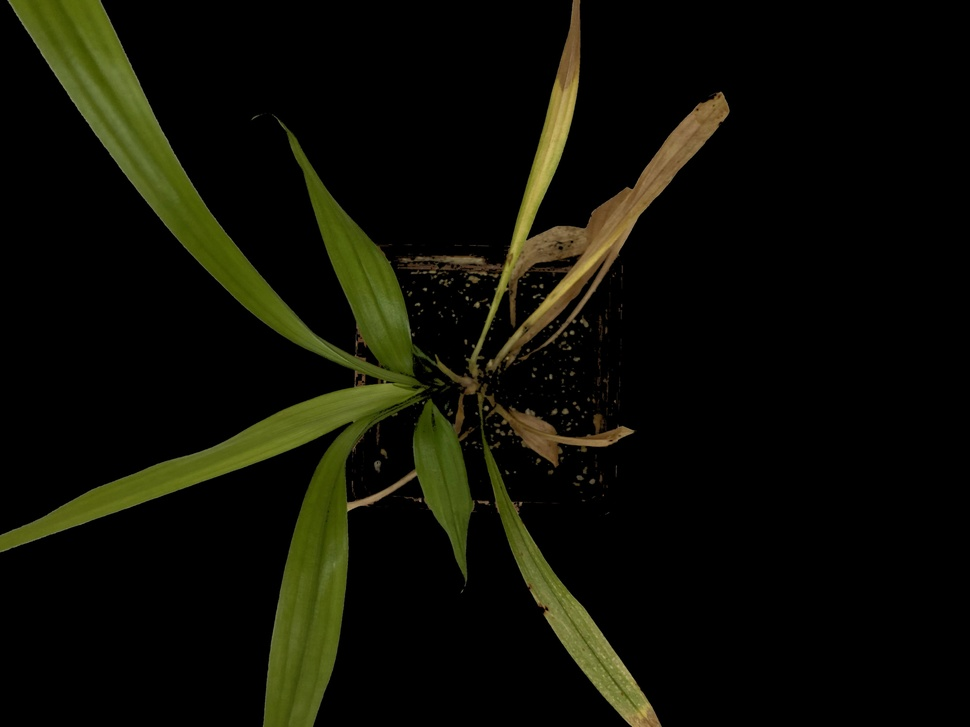
#> input picture figures/wheat/test/test_new.jpg, 970 x 727 px, shrunk from 4032 x 3024 before the run
$ python knn_Clustering.py
#> lines starting #> are read from the running program, lines starting #| are printed output that depends on the picture; long printed decimals are rounded
#> in getknnlabels, img is the input picture: shape (727, 970, 3); mean B, G, R 5, 14.3, 13.8
import numpy as np
import matplotlib.pyplot as plt
from PIL import Image
import cv2
import colorsys
import csv
from sklearn.cluster import KMeans

import ReadData

# Define the thershold of the background
lower_hsv = np.array([20, 100, 60])
upper_hsv = np.array([60, 255, 255])

def knn(img, iter, k):
#> called with iter = 10, k = 3
    print("-----------Start to get the HSV image-------------")
    #img = get_HSVimg(img)[0]
    img_row = img.shape[0]
#> img_row = 727
    img_col = img.shape[1]
#> img_col = 970
    img = img.reshape(-1,3) # Rshape for reducing the loops

    img_new = np.column_stack((img, np.ones(img_row*img_col))) # Add a new column

    # step 1. Randomly choose clustering center points withought the background point
    #cluster_orientation = np.random.choice(img_row*img_col, k, replace=False) # k positions of index
    cluster_orientation = np.random.choice(np.where(np.any(img_new != [0, 0, 0, 1], axis=1))[0], k, replace=False)
#> cluster_orientation = [268283, 218765, 452217]
    cluster_center = img_new[cluster_orientation, :] # get the pixel value according to the cluster_center position
#> cluster_center = [[0, 0, 6, 1], [34, 78, 77, 1], [21, 100, 89, 1]]

    # Iteration
    distance = [ [] for j in range(k)] # [ [], [], [], [], []]create a list,each element represents a column vector ，which stores its distance to the center pixel j
    for i in range(iter):
        # step 2. Calculate all the value distances between the pixels and the cluster_center
        print("Iteration time: %d" % i)
        for j in range(k):
            distance[j] = np.sqrt(np.sum(np.square(img_new - cluster_center[j]), axis=1))

        # step 3. Among all the centers points, find the closest one to the current pixel and update its pixel value same as the center
        orientation_min_dist = np.argmin(np.array(distance), axis=0)   # the min value in the column vector
        img_new[:, 3] = orientation_min_dist # return the 3th column of the labels

        # step 4. Update the jth clustering center
        for j in range(k):
            one_cluster = img_new[img_new[:, 3] == j] # find all the pixels with label j
            # Remove the backgound pixels
            #print(one_cluster.shape)

            cluster_center[j] = np.mean(one_cluster, axis=0)  # Find the mean value of the pixels and update the center
#> after the loop, cluster_center = [[0.21, 0.356, 0.426, 0], [21.57, 86.91, 78.42, 1], [59.68, 117.2, 124.8, 2]]; distance = 3 items
    #print(img_new.shape[0],img_new.shape[1])
    return cluster_center, img_new

# [39 lines left out: functions get_RGBimg, get_HSVimg, not called in this run]

def getknnlabels():
    #img = cv2.imread("figures/wheat/pre_processing/Level2_img_new.jpg")
    img = cv2.imread("figures/wheat/test/test_new.jpg")
    print("---------------Start to do KNN method----------------")
    knn_center_num = 3 # Clustering for 3 classes: 1) Useless info; 2) Normal blades info; 3) abnormal blades;
    #iter_time = 50 # normal value
    iter_time = 10 # test value
    labels_result = knn(img, iter_time, knn_center_num)
    print("---------------KNN Finish----------------")
    labels_centers = labels_result[0]
#> labels_centers has the same summary as cluster_center in knn

    labels_vector = labels_result[1]
    img_row = img.shape[0]
#> img_row = 727
    img_col = img.shape[1]
#> img_col = 970
    labels_img = labels_vector[:,3].reshape(img_row, img_col)
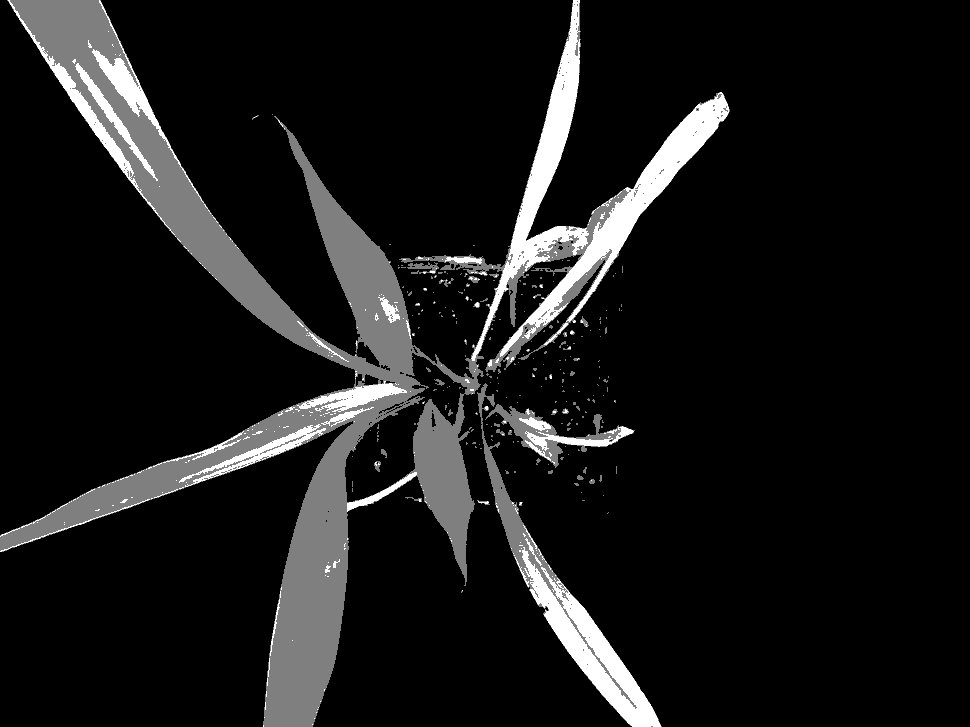
#> labels_img: shape (727, 970) float64; min 0, max 2, mean 0.19; drawn with min black and max white

    plt.imshow(labels_img)
    plt.savefig("figures/wheat/Clustering/test/randomTry_knn_cluster_n={0}.jpg".format(knn_center_num))
    plt.show()

    # Get the indices of all pixels labeled as "abnormal blades" (class 2)
    PixelSum = img_row * img_col
#> PixelSum = 705190
    abnormal_proportion = 1.0
    for i in range(knn_center_num):
        print("When labels_img ==",i)
        one_indices = np.where(labels_img == i)
        # Convert the indices to (x,y) coordinates
        relavent_pixels = np.column_stack((one_indices[0], one_indices[1]))
        # Get the proportion of the relavent  pixels by assuming the propotion of the abnormal blades is minimum
        relavent_proportion = len(relavent_pixels) / PixelSum
        if relavent_proportion < abnormal_proportion:
            abnormal_proportion = relavent_proportion # Record the propotion of the abnormal blades
            abnormal_pixels = relavent_pixels
        print(relavent_proportion)
#> this loop made 3 passes
#> (one_indices, relavent_proportion, abnormal_proportion) on passes 1 to 3: (602384 positions, rows 0 to 726, columns 0 to 969, 0.854, 0.854), (71681 positions, rows 0 to 726, columns 0 to 729, 0.102, 0.102), (31125 positions, rows 0 to 726, columns 0 to 728, 0.0441, 0.0441)
#| 0.8542
#| 0.1016
#| 0.04414
#> after the loop, abnormal_pixels = 31125 pairs, first value 0 to 726, second value 0 to 728; abnormal_proportion = 0.0441
    print(abnormal_pixels)
#> (printed output is left out)
    return abnormal_pixels, abnormal_proportion

# [29 lines left out: function output, not called in this run]


if __name__ == "__main__":
    test = 3
    match test:
        case 1:
            output("test/abnormal_HSI.csv", "test/abnormal_mean_HSI.csv")

        case 2:
            #img = Image.open("figures/wheat/pre_processing/Level2_img_new.jpg")
            '''
            img = Image.open("figures/wheat/test.jpg")
            print(type(img))
            '''
            img = cv2.imread("figures/wheat/test/test_new.jpg")
            get_HSVimg(img)

        case 3:
            getknnlabels()

$ run again, with figures/wheat/pre_processing/Level2_img_new.jpg copied over figures/wheat/test/test_new.jpg
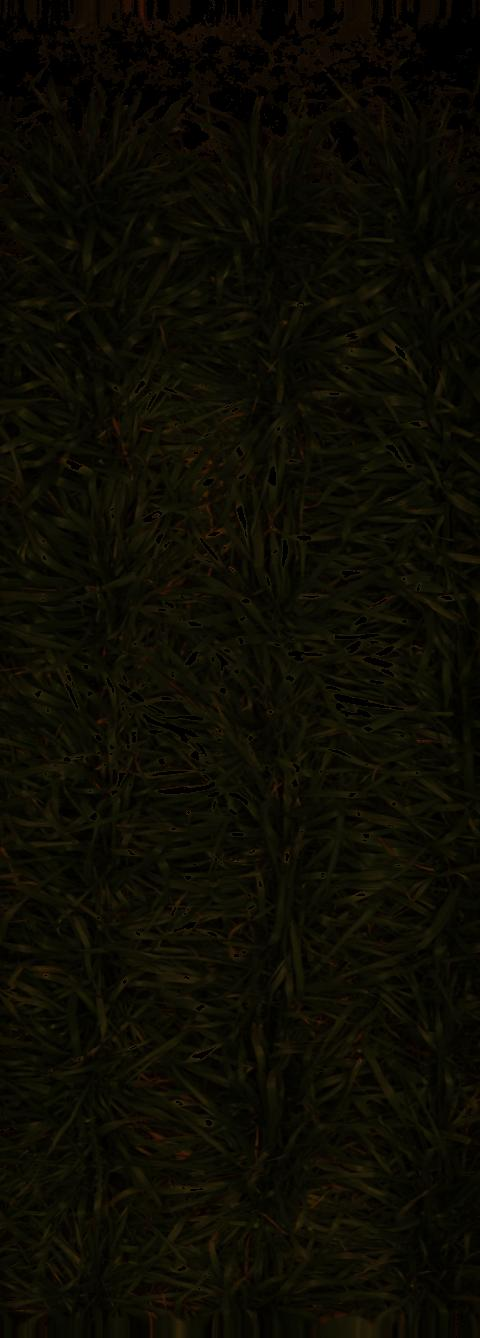
#> input picture figures/wheat/pre_processing/Level2_img_new.jpg, 480 x 1338 px
#> in getknnlabels, img is the input picture: shape (1338, 480, 3); mean B, G, R 3.1, 11.5, 12.9
#> cluster_orientation = [508748, 61760, 291419]
#> in knn, `cluster_center = img_new[cluster_orientation, :]`: cluster_center = [[2, 7, 8, 1], [2, 7, 10, 1], [6, 14, 14, 1]]
#> after the loop in knn, `for i in range(iter):`: cluster_center = [[0.7, 5.17, 6.16, 0], [3.01, 12.43, 13.7, 1], [7.72, 21.02, 23.48, 2]]; distance = 3 items
#> labels_centers has the same summary as cluster_center in knn
#> in getknnlabels, `labels_img = labels_vector[:,3].reshape(img_row, img_col)`:
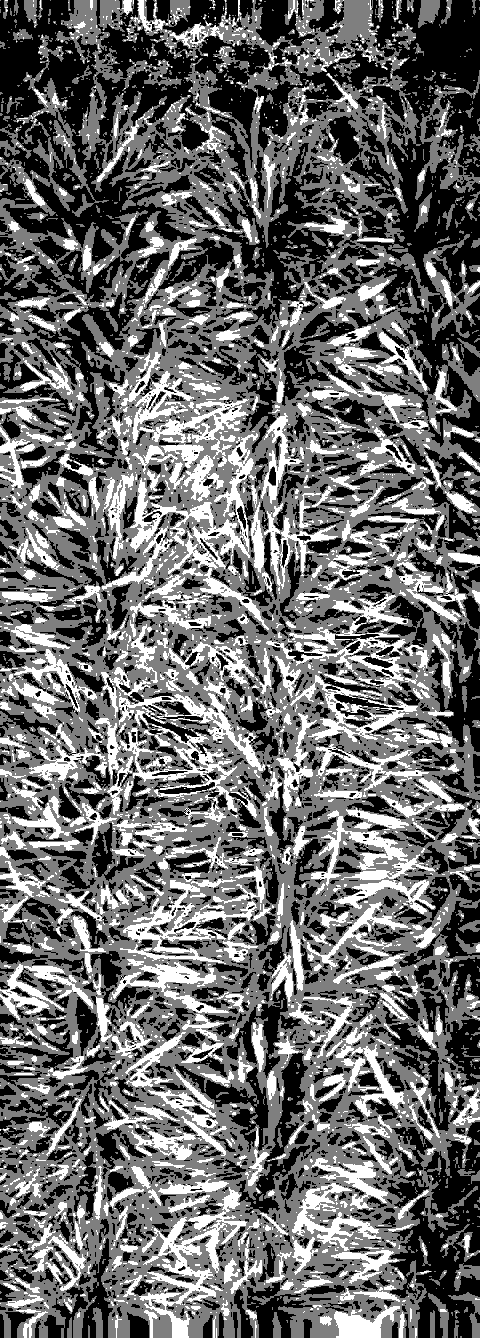
#> labels_img: shape (1338, 480) float64; min 0, max 2, mean 0.837; drawn with min black and max white
#> the loop in getknnlabels, `for i in range(knn_center_num):` made 3 passes
#> (one_indices, relavent_proportion, abnormal_proportion) on passes 1, 3: (224202 positions, rows 0 to 1337, columns 0 to 479, 0.349, 0.349), (119627 positions, rows 0 to 1337, columns 0 to 479, 0.186, 0.186)
#> (printed output is left out)
#> after the loop in getknnlabels, `for i in range(knn_center_num):`: abnormal_pixels = 119627 pairs, first value 0 to 1337, second value 0 to 479; abnormal_proportion = 0.186
#> (printed output is left out)

$ run again, with figures/wheat/test/test2_new.jpg copied over figures/wheat/test/test_new.jpg
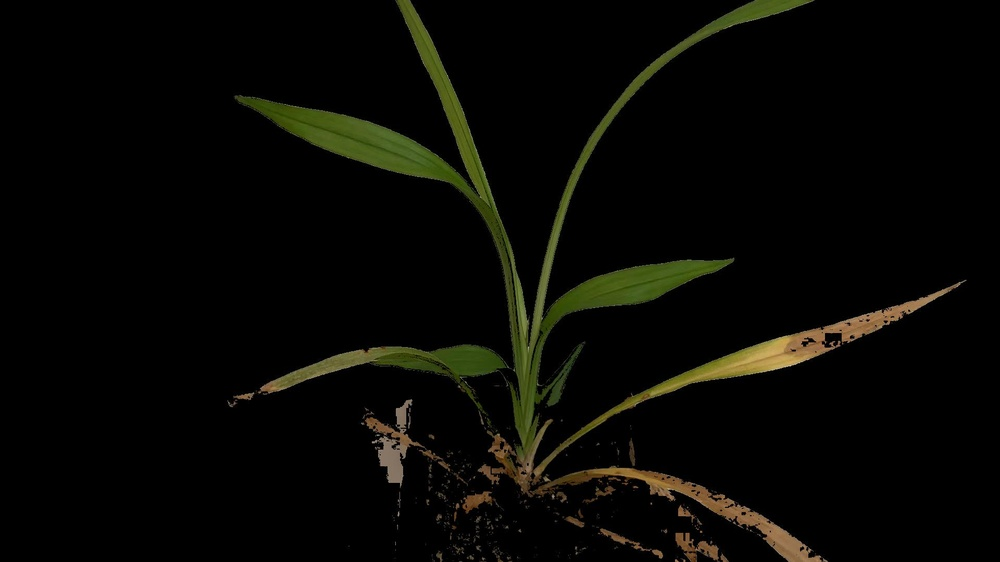
#> input picture figures/wheat/test/test2_new.jpg, 1000 x 562 px, shrunk from 1920 x 1080 before the run
#> in getknnlabels, img is the input picture: shape (562, 1000, 3); mean B, G, R 3.8, 8, 8
#> cluster_orientation = [379728, 398509, 363530]
#> in knn, `cluster_center = img_new[cluster_orientation, :]`: cluster_center = [[4, 3, 7, 1], [7, 1, 2, 1], [47, 84, 74, 1]]
#> after the loop in knn, `for i in range(iter):`: cluster_center = [[29.47, 79.33, 69.77, 0], [0.287, 0.376, 0.443, 1], [70.81, 114.2, 134.7, 2]]; distance = 3 items
#> labels_centers has the same summary as cluster_center in knn
#> in getknnlabels, `labels_img = labels_vector[:,3].reshape(img_row, img_col)`:
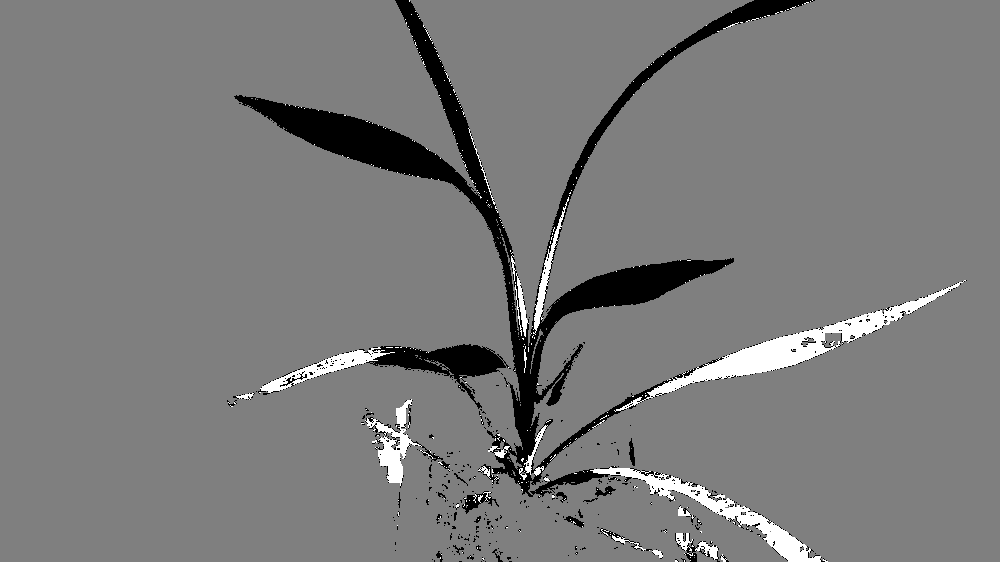
#> labels_img: shape (562, 1000) float64; min 0, max 2, mean 0.966; drawn with min black and max white
#> the loop in getknnlabels, `for i in range(knn_center_num):` made 3 passes
#> (one_indices, relavent_proportion, abnormal_proportion) on passes 1, 3: (33640 positions, rows 0 to 561, columns 227 to 966, 0.0599, 0.0599), (14357 positions, rows 0 to 561, columns 228 to 965, 0.0255, 0.0255)
#> (printed output is left out)
#> after the loop in getknnlabels, `for i in range(knn_center_num):`: abnormal_pixels = 14357 pairs, first value 0 to 561, second value 228 to 965; abnormal_proportion = 0.0255
#> (printed output is left out)
